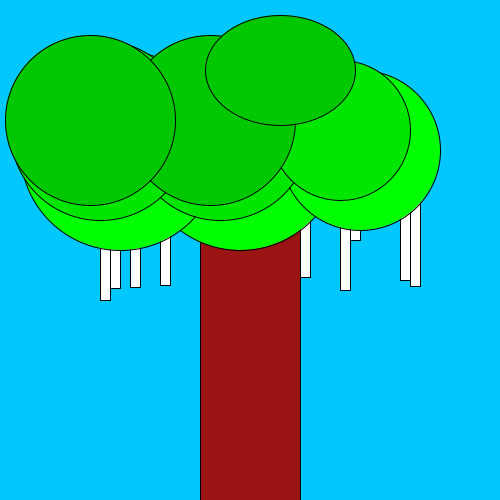
Frame 1 (no input)
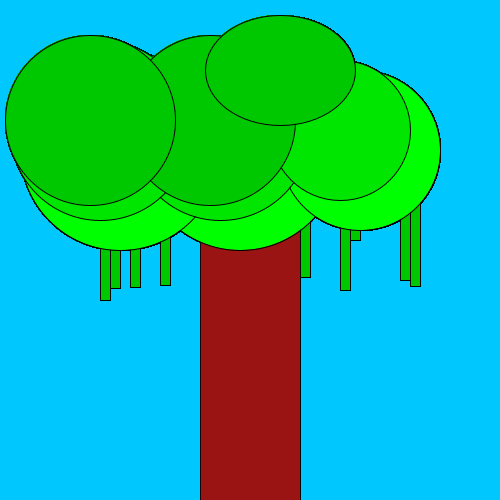
Frame 60 (the mouse pressed at the canvas centre just before this capture)
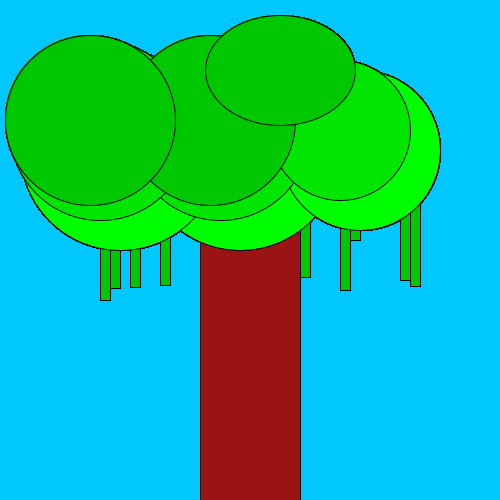
Frame 120 (the mouse held since frame 60 and released just before this capture)

The Processing sketch that drew these frames (run headless with seeded random() and noise(); from frame 60 on, the mouse is pressed at the canvas centre):

// Processing sketch: H09OPDR9
// ── H09OPDR9.pde
void setup() {
  size(500, 500);
  background(0, 200, 255);
}

void draw() {
  details(100,100,10,200);
  treetrunk(200, 200, 100, 400);
  tree(120, 150, 200, 200);
}

void tree(int a, int b, int c, int d) {
  fill(0, 255, 0);
  ellipse(a+a, b, c, d);
  ellipse(a, b, c, d);
  ellipse(a+a+a, b, c/1.25, d/1.25);
  fill(0, 230, 0);
  ellipse(a+a-20, b-20, c-20, d-20);
  ellipse(a-20, b-20, c-20, d-20);
  ellipse(a+a+a-20, b-20, c/1.25-20, d/1.25-20);
  fill(0, 200, 0);
  ellipse(a+a-30, b-30, c-30, d-30);
  ellipse(a-30, b-30, c-30, d-30);
  ellipse(a+a+a-80, b-80, c/1.25-10, d/1.25-50);
}
void treetrunk(int a, int b, int c, int d) {
  fill(155, 20, 20);
  rect(a, b, c, d);
}

void details(int a,int b, int c,int d) {
  rect(a,b,c,d-8);
  rect(a+10,b,c,d-12);
  rect(a+30,b,c,d-13);
  rect(a+60,b,c,d-15);
  
 rect(a,b,c,d);
  rect(a+200,b,c,d-23);
  rect(a+310,b,c,d-14);
  rect(a+300,b,c,d-20);
  rect(a+250,b,c,d-60);
  rect(a+155,b,c,d-30);
  rect(a+240,b,c,d-10);
  
}
